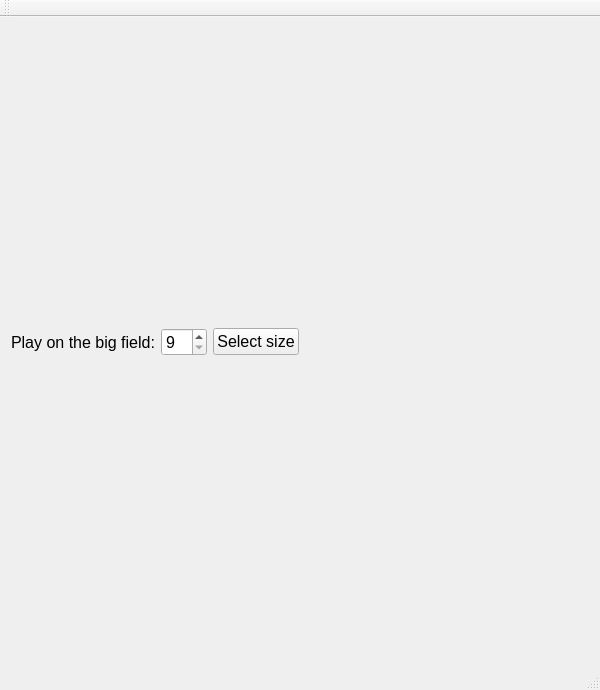
<?xml version="1.0" encoding="UTF-8"?>
<ui version="4.0">
 <class>TicTacToe</class>
 <widget class="QMainWindow" name="TicTacToe">
  <property name="geometry">
   <rect>
    <x>0</x>
    <y>0</y>
    <width>600</width>
    <height>690</height>
   </rect>
  </property>
  <property name="minimumSize">
   <size>
    <width>400</width>
    <height>490</height>
   </size>
  </property>
  <property name="maximumSize">
   <size>
    <width>900</width>
    <height>1035</height>
   </size>
  </property>
  <property name="windowTitle">
   <string>TicTacToe</string>
  </property>
  <widget class="QWidget" name="centralWidget">
   <layout class="QGridLayout" name="gridLayout_2">
    <item row="1" column="0">
     <layout class="QGridLayout" name="gridLayout"/>
    </item>
    <item row="0" column="0">
     <layout class="QHBoxLayout" name="horizontalLayout">
      <item>
       <widget class="QLabel" name="label">
        <property name="font">
         <font>
          <pointsize>12</pointsize>
         </font>
        </property>
        <property name="text">
         <string>Play on the big field:</string>
        </property>
       </widget>
      </item>
      <item>
       <widget class="QSpinBox" name="spinBox">
        <property name="font">
         <font>
          <pointsize>12</pointsize>
         </font>
        </property>
        <property name="minimum">
         <number>9</number>
        </property>
        <property name="maximum">
         <number>31</number>
        </property>
       </widget>
      </item>
      <item>
       <widget class="QPushButton" name="pushButton">
        <property name="font">
         <font>
          <pointsize>12</pointsize>
         </font>
        </property>
        <property name="text">
         <string>Select size</string>
        </property>
       </widget>
      </item>
      <item>
       <spacer name="horizontalSpacer">
        <property name="orientation">
         <enum>Qt::Horizontal</enum>
        </property>
        <property name="sizeHint" stdset="0">
         <size>
          <width>40</width>
          <height>20</height>
         </size>
        </property>
       </spacer>
      </item>
     </layout>
    </item>
   </layout>
  </widget>
  <widget class="QMenuBar" name="menuBar">
   <property name="geometry">
    <rect>
     <x>0</x>
     <y>0</y>
     <width>600</width>
     <height>34</height>
    </rect>
   </property>
  </widget>
  <widget class="QToolBar" name="mainToolBar">
   <attribute name="toolBarArea">
    <enum>TopToolBarArea</enum>
   </attribute>
   <attribute name="toolBarBreak">
    <bool>false</bool>
   </attribute>
  </widget>
  <widget class="QStatusBar" name="statusBar"/>
 </widget>
 <layoutdefault spacing="6" margin="11"/>
 <resources/>
 <connections/>
</ui>
